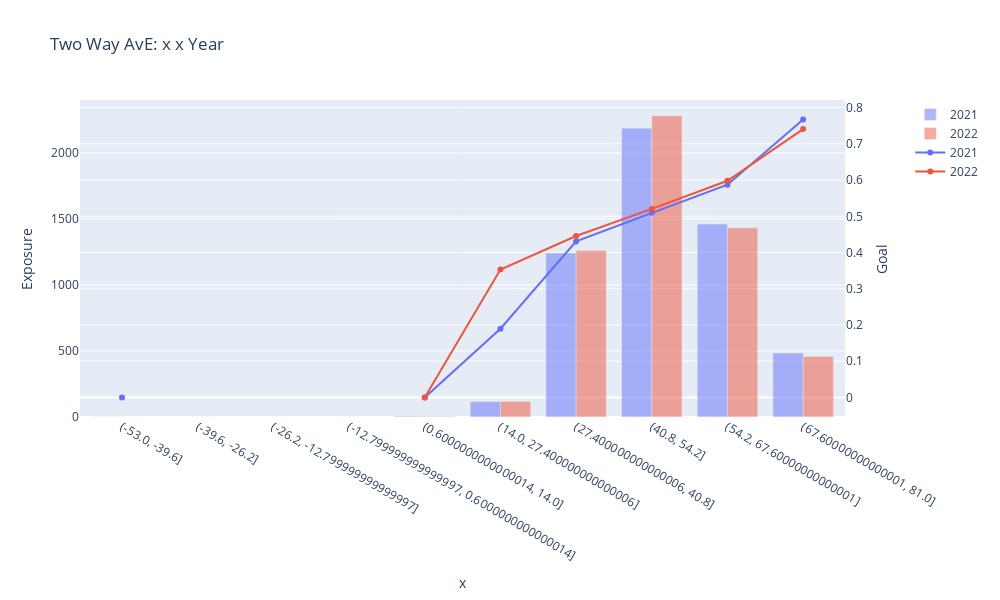

The notebook cell saved with this chart:
### Code cell
plot_two_way_feature(df_set_shots, "Goal", "x", "Year")

### Figure 1 — Plotly figure (JSON) as saved in the notebook; plotly's stock layout.template omitted (floating-point values rounded to 4 significant figures)
{"data": [{"marker": {"color": "#636EFA"}, "name": "2021", "opacity": 0.5, "type": "bar", "x": ["(-53.0, -39.6]", "(-39.6, -26.2]", "(-26.2, -12.799999999999997]", "(-12.799999999999997, 0.6000000000000014]", "(0.6000000000000014, 14.0]", "(14.0, 27.400000000000006]", "(27.400000000000006, 40.8]", "(40.8, 54.2]", "(54.2, 67.60000000000001]", "(67.60000000000001, 81.0]"], "xaxis": "x", "y": [1, 0, 0, 0, 6, 116, 1242, 2188, 1461, 485], "yaxis": "y"}, {"marker": {"color": "#EF553B"}, "name": "2022", "opacity": 0.5, "type": "bar", "x": ["(-53.0, -39.6]", "(-39.6, -26.2]", "(-26.2, -12.799999999999997]", "(-12.799999999999997, 0.6000000000000014]", "(0.6000000000000014, 14.0]", "(14.0, 27.400000000000006]", "(27.400000000000006, 40.8]", "(40.8, 54.2]", "(54.2, 67.60000000000001]", "(67.60000000000001, 81.0]"], "xaxis": "x", "y": [0, 0, 0, 0, 5, 119, 1261, 2281, 1433, 459], "yaxis": "y"}, {"marker": {"color": "#636EFA"}, "name": "2021", "type": "scatter", "x": ["(-53.0, -39.6]", "(-39.6, -26.2]", "(-26.2, -12.799999999999997]", "(-12.799999999999997, 0.6000000000000014]", "(0.6000000000000014, 14.0]", "(14.0, 27.400000000000006]", "(27.400000000000006, 40.8]", "(40.8, 54.2]", "(54.2, 67.60000000000001]", "(67.60000000000001, 81.0]"], "xaxis": "x", "y": [0, null, null, null, 0, 0.1897, 0.4308, 0.5096, 0.5873, 0.767], "yaxis": "y2"}, {"marker": {"color": "#EF553B"}, "name": "2022", "type": "scatter", "x": ["(-53.0, -39.6]", "(-39.6, -26.2]", "(-26.2, -12.799999999999997]", "(-12.799999999999997, 0.6000000000000014]", "(0.6000000000000014, 14.0]", "(14.0, 27.400000000000006]", "(27.400000000000006, 40.8]", "(40.8, 54.2]", "(54.2, 67.60000000000001]", "(67.60000000000001, 81.0]"], "xaxis": "x", "y": [null, null, null, null, 0, 0.3529, 0.4457, 0.5204, 0.598, 0.7407], "yaxis": "y2"}], "layout": {"barmode": "group", "height": 600, "title": {"text": "Two Way AvE: x x Year"}, "width": 1000, "xaxis": {"anchor": "y", "domain": [0, 0.94], "title": {"text": "x"}}, "yaxis": {"anchor": "x", "domain": [0, 1], "title": {"text": "Exposure"}}, "yaxis2": {"anchor": "x", "overlaying": "y", "side": "right", "title": {"text": "Goal"}}}}
